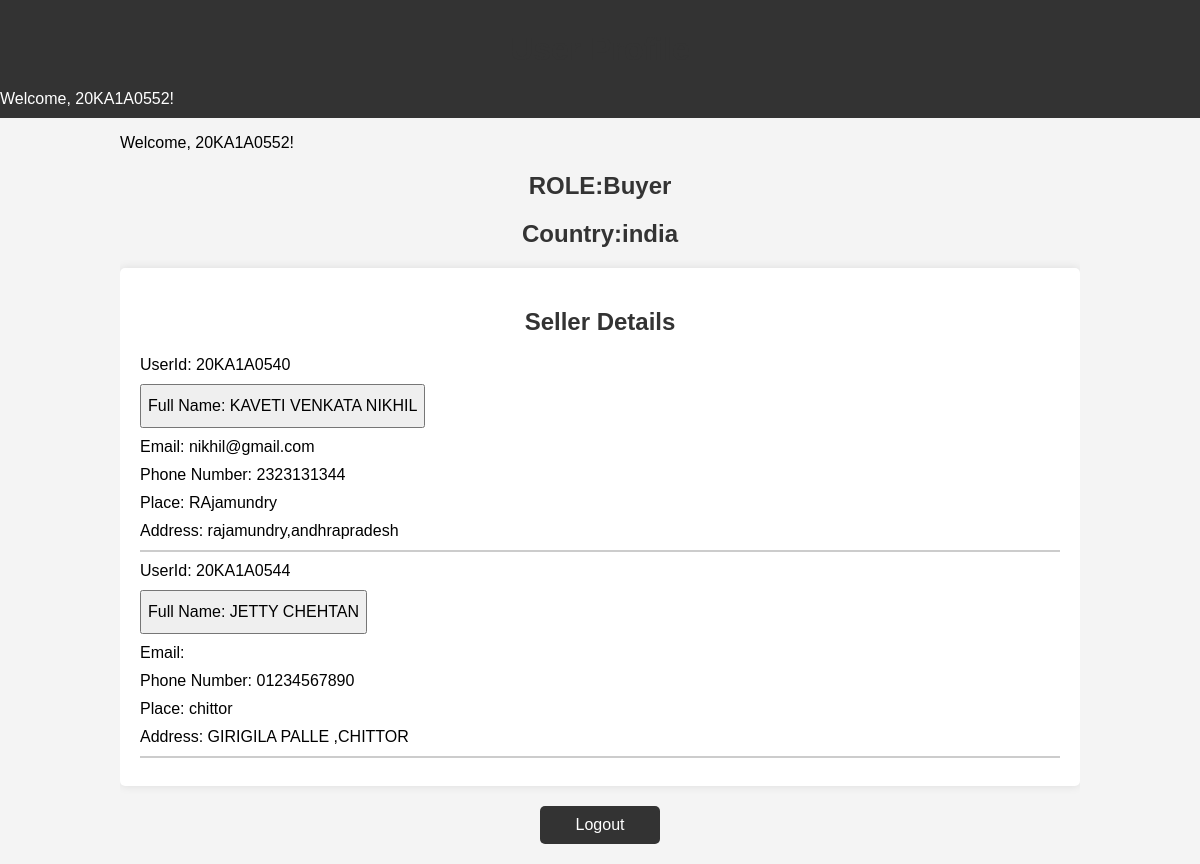
Before: /profile/ (signed in) with the older database file.
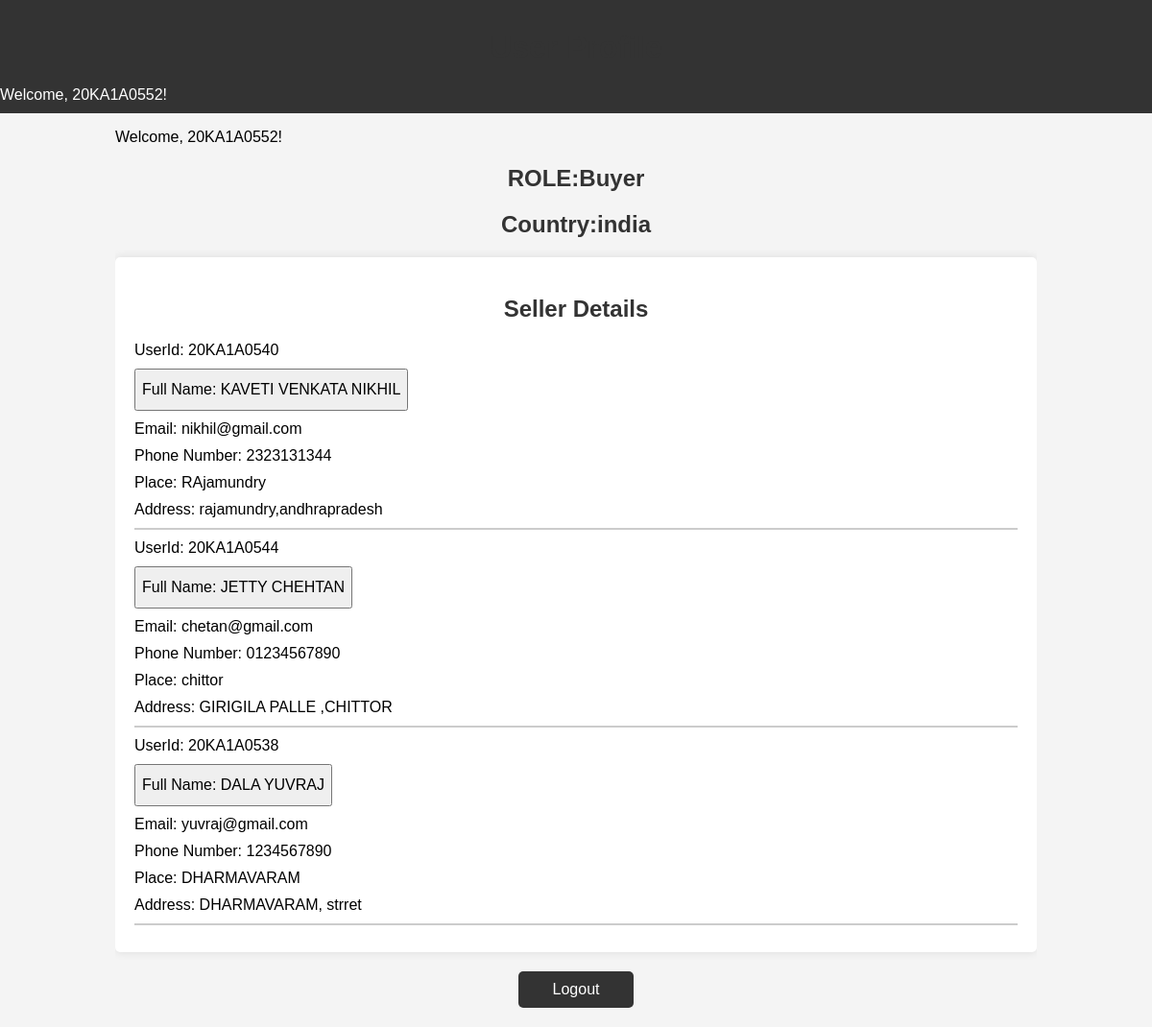
After: the same page with the newer database file.
### home/models.py (models this page shows, shortened)
class Sellers(models.Model):
    user = models.OneToOneField(User, on_delete=models.CASCADE)
    firstname = models.CharField(max_length=100)
    secondname = models.CharField(max_length=100)
    email = models.EmailField()
    phonenumber = models.CharField(max_length=15)
    place = models.CharField(max_length=100)
    address = models.TextField()

### home/views.py (the view)
# urls.py: path('profile/', profile, name='profile'),
@login_required
def profile(request):
    user = request.user
    try:
        buyer = Buyers.objects.get(user=user)
        profile_type = 'buyer'
        seller_details = Sellers.objects.all()  # If the user is a buyer, show all sellers
    except Buyers.DoesNotExist:
        buyer = None
        profile_type = 'seller'
        seller_details = Sellers.objects.filter(user=user)  # If the user is a seller, show only their details
    context = {
        'user': user,
        'profile_type': profile_type,
        'buyer': buyer,
        'seller_details': seller_details,
    }
    return render(request, 'profile.html', context)

### home/templates/profile.html (shortened to what this page needs)
<!DOCTYPE html>
<html lang="en">
<head>
</head>
<body>
    <div class="profile-header">
        <h1>User Profile</h1>
        <p>Welcome, {{ user.username }}! </p>
    </div>
    <div class="container">
        {% if profile_type == 'buyer' %}
        <p>Welcome, {{ user.username }}! </p>
        <h2>ROLE:Buyer</h2>
        <h2>Country:{{buyer.country}}</h2>
            <div class="profile-content">
                <h2>Seller Details</h2>
                {% for seller in seller_details %}
                    <p>UserId: {{ seller.user.username }}</p>
                    <button><p>Full Name: {{ seller.firstname }} {{ seller.secondname }}</p></button>
                    <p>Email: {{ seller.user.email }}</p>
                    <p>Phone Number: {{ seller.phonenumber }}</p>
                    <p>Place: {{ seller.place }}</p>
                    <p>Address: {{ seller.address }}</p>
                    <hr>
                {% endfor %}
            </div>
        {% endif %}
        <a class="logout-button" href="{% url 'logout' %}">Logout</a>
    </div>
</body>
</html>

Changed rows visible on the page:
changed through a linked row, Sellers "JETTY": user.email (not shown) → "chetan@gmail.com"
added Sellers: user.username "20KA1A0538", firstname "DALA", secondname "YUVRAJ", user.email "yuvraj@gmail.com", phonenumber "1234567890", place "DHARMAVARAM", address "DHARMAVARAM, strret"
